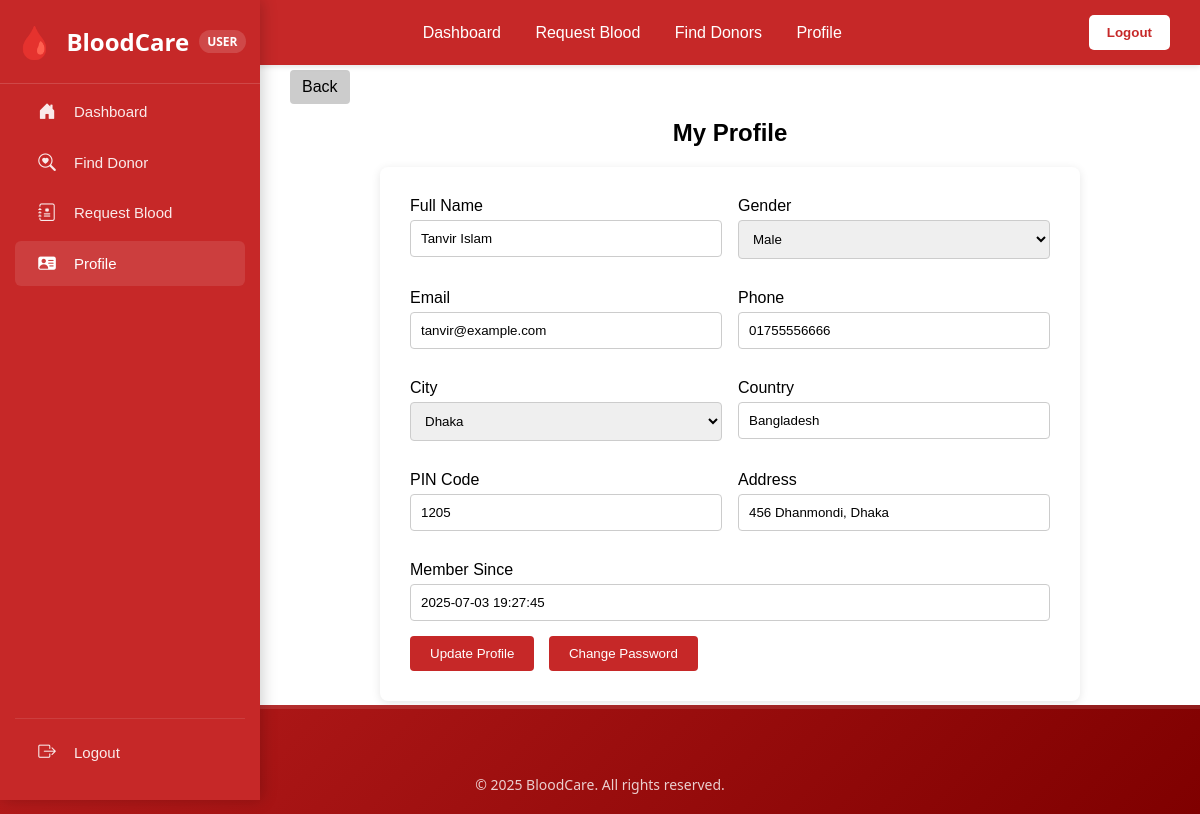
Screenshot of /user/receiver/profile.php (signed in) with the database file from the repository.
### tables this page shows
CREATE TABLE `users` (
  `id` int(11) NOT NULL,
  `name` varchar(100) NOT NULL,
  `gender` enum('Male','Female','Other') NOT NULL,
  `email` varchar(150) NOT NULL,
  `phone` varchar(20) NOT NULL,
  `address` text NOT NULL,
  `pin_code` varchar(10) NOT NULL,
  `city_id` int(11) DEFAULT NULL,
  `country` varchar(100) NOT NULL,
  `password` varchar(255) NOT NULL,
  `created_at` timestamp NOT NULL DEFAULT current_timestamp(),
  `updated_at` timestamp NOT NULL DEFAULT current_timestamp() ON UPDATE current_timestamp()
);

CREATE TABLE `cities` (
  `id` int(11) NOT NULL,
  `name` varchar(100) NOT NULL,
  `created_at` timestamp NOT NULL DEFAULT current_timestamp(),
  `updated_at` timestamp NOT NULL DEFAULT current_timestamp() ON UPDATE current_timestamp()
);

### user/receiver/profile.php (the view, shortened to what this page needs)
<?php
require_once BASE_PATH . '/config/db.php';
$userId = $_SESSION['user_id'] ?? null;
$userData = [];
$cities = [];
if ($userId) {
    $stmt = $conn->prepare("SELECT name, email, gender, phone, address, pin_code, city_id, country, created_at FROM users WHERE id = ?");
    $stmt->bind_param("i", $userId);
    $stmt->execute();
    $result = $stmt->get_result();
    $userData = $result->fetch_assoc();
}
$cityResult = $conn->query("SELECT id, name FROM cities ORDER BY name ASC");
while ($row = $cityResult->fetch_assoc()) {
    $cities[] = $row;
}
?>
<head>
    <link rel="stylesheet" href="<?= BASE_URL ?>/user/assets/css/profile.css">
</head>
<?php require_once BASE_PATH . '/includes/header.php'; ?>
<?php require_once BASE_PATH . '/includes/sidebar.php'; ?>
<main class="content">
    <div style="width:100%; text-align:left;">
        <a href="<?= BASE_URL ?>/user/dashboard.php" style="display: inline-block; margin-bottom: 15px; padding: 8px 12px; background-color: #ccc; color: #000; text-decoration: none; border-radius: 4px;">
            Back
        </a>
    </div>
    <h2 style="text-align: center;">My Profile</h2>
    <?php if ($userData): ?>
        <div class="profile-wrapper" style="display: flex; justify-content: center;">
            <form id="updateProfileForm" class="profile-form" style="max-width: 500px; width: 100%;">
                <div class="form-row">
                    <div>
                        <label>Full Name</label>
                        <input type="text" name="name" value="<?= htmlspecialchars($userData['name']) ?>" required>
                    </div>
                    <div>
                        <label>Gender</label>
                        <select name="gender" required>
                            <option value="Male" <?= $userData['gender'] == 'Male' ? 'selected' : '' ?>>Male</option>
                        </select>
                    </div>
                </div>
                <div class="form-row">
                    <div>
                        <label>Email</label>
                        <input type="email" name="email" value="<?= htmlspecialchars($userData['email']) ?>" required>
                    </div>
                    <div>
                        <label>Phone</label>
                        <input type="text" name="phone" value="<?= htmlspecialchars($userData['phone']) ?>" required>
                    </div>
                </div>
                <div class="form-row">
                    <div>
                        <label>City</label>
                        <select name="city_id" required>
                            <?php foreach ($cities as $city): ?>
                                <option value="<?= $city['id'] ?>" <?= $userData['city_id'] == $city['id'] ? 'selected' : '' ?>>
                                    <?= htmlspecialchars($city['name']) ?>
                                </option>
                            <?php endforeach; ?>
                        </select>
                    </div>
                    <div>
                        <label>Country</label>
                        <input type="text" name="country" value="<?= htmlspecialchars($userData['country']) ?>" required>
                    </div>
                </div>
                <div class="form-row">
                    <div>
                        <label>PIN Code</label>
                        <input type="text" name="pin_code" value="<?= htmlspecialchars($userData['pin_code']) ?>" required>
                    </div>
                    <div>
                        <label>Address</label>
                        <input type="text" name="address" value="<?= htmlspecialchars($userData['address']) ?>" required>
                    </div>
                </div>
                <div>
                    <label>Member Since</label>
                    <input type="text" value="<?= htmlspecialchars($userData['created_at']) ?>" readonly>
                </div>
                <button type="submit">Update Profile</button>
                <button type="button" id="openChangePasswordModal" style="margin-left: 10px;">Change Password</button>
            </form>
        </div>
    <?php endif; ?>
</main>
<?php require_once BASE_PATH . '/includes/footer.php'; ?>

### user/assets/css/profile.css (style rules this page uses)
.content { display: flex; justify-content: center; align-items: center; flex-direction: column; min-height: 80vh; }
.profile-form { width: 100%; max-width: 500px; min-width: 300px; background-color: #fff; padding: 30px; border-radius: 8px; box-shadow: 0 2px 10px rgba(0,0,0,0.1); margin-top: 20px; }
.profile-form div { margin-bottom: 15px; }
.profile-form label { display: block; margin-bottom: 5px; font-weight: 500; }
.profile-form input, .profile-form select { width: 100%; padding: 10px; border: 1px solid #ccc; border-radius: 4px; transition: border-color 0.2s; }
.profile-form button { padding: 10px 20px; background-color: #c62828; color: #fff; border: none; border-radius: 4px; cursor: pointer; transition: background 0.2s; }
.form-row { display: flex; gap: 16px; margin-bottom: 15px; }
.form-row > div { flex: 1; min-width: 0; }
@media (min-width: 992px) { .profile-form { min-width: 700px; max-width: 800px; } }

### assets/css/main.css (style rules this page uses)
* { margin: 0; padding: 0; box-sizing: border-box; }
html,body { height: 100vh; width: 100%; }
body { font-family: Arial,sans-serif; margin: 0; display: flex; flex-direction: column; }
.content { flex: 1; padding: 20px; }

### includes/sidebar.php (style rules this page uses)
.content { margin-left: 260px; padding: 30px; transition: margin-left 0.3s ease; }

### rows the page displays
users: name "Tanvir Islam", gender "Male", email "tanvir@example.com", phone "01755556666", city_id "Dhaka", country "Bangladesh", pin_code "1205", address "456 Dhanmondi, Dhaka", created_at "2025-07-03 19:27:45"
